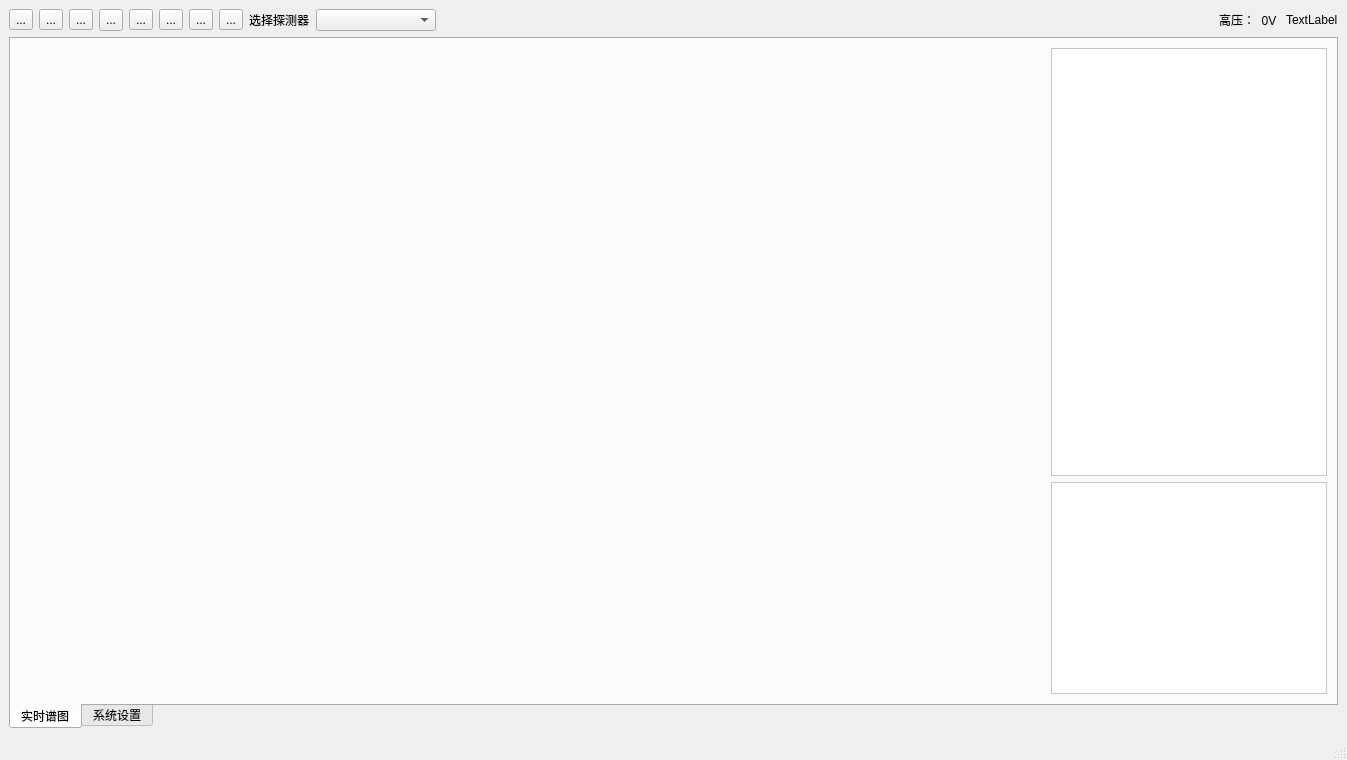
<?xml version="1.0" encoding="UTF-8"?>
<ui version="4.0">
 <class>MainWindow</class>
 <widget class="QMainWindow" name="MainWindow">
  <property name="geometry">
   <rect>
    <x>0</x>
    <y>0</y>
    <width>1347</width>
    <height>760</height>
   </rect>
  </property>
  <property name="windowTitle">
   <string>MainWindow</string>
  </property>
  <widget class="QWidget" name="centralwidget">
   <property name="styleSheet">
    <string notr="true"/>
   </property>
   <layout class="QGridLayout" name="gridLayout">
    <item row="0" column="13">
     <widget class="QLabel" name="label_23">
      <property name="text">
       <string>TextLabel</string>
      </property>
     </widget>
    </item>
    <item row="0" column="9" colspan="2">
     <widget class="QComboBox" name="comboBox">
      <property name="minimumSize">
       <size>
        <width>120</width>
        <height>0</height>
       </size>
      </property>
     </widget>
    </item>
    <item row="0" column="3">
     <widget class="QToolButton" name="toolButton_8">
      <property name="maximumSize">
       <size>
        <width>25</width>
        <height>200</height>
       </size>
      </property>
      <property name="statusTip">
       <string>显示&amp;&amp;隐藏服务器窗口</string>
      </property>
      <property name="text">
       <string>...</string>
      </property>
      <property name="icon">
       <iconset>
        <normaloff>../../../Icon/grayChange.png</normaloff>../../../Icon/grayChange.png</iconset>
      </property>
     </widget>
    </item>
    <item row="0" column="1">
     <widget class="QToolButton" name="toolButton_2">
      <property name="statusTip">
       <string>停止采集数据</string>
      </property>
      <property name="text">
       <string>...</string>
      </property>
      <property name="icon">
       <iconset>
        <normaloff>../../../Icon/Stop.jpg</normaloff>../../../Icon/Stop.jpg</iconset>
      </property>
     </widget>
    </item>
    <item row="0" column="7">
     <widget class="QToolButton" name="toolButton_10">
      <property name="statusTip">
       <string>计算活度</string>
      </property>
      <property name="text">
       <string>...</string>
      </property>
      <property name="icon">
       <iconset>
        <normaloff>../../../Icon/solve.png</normaloff>../../../Icon/solve.png</iconset>
      </property>
     </widget>
    </item>
    <item row="0" column="5">
     <widget class="QToolButton" name="toolButton_7">
      <property name="statusTip">
       <string>打开文件</string>
      </property>
      <property name="text">
       <string>...</string>
      </property>
      <property name="icon">
       <iconset>
        <normaloff>../../../Icon/Open.ico</normaloff>../../../Icon/Open.ico</iconset>
      </property>
     </widget>
    </item>
    <item row="0" column="6">
     <widget class="QToolButton" name="toolButton_9">
      <property name="statusTip">
       <string>保存文件</string>
      </property>
      <property name="text">
       <string>...</string>
      </property>
      <property name="icon">
       <iconset>
        <normaloff>../../../Icon/Save.ico</normaloff>../../../Icon/Save.ico</iconset>
      </property>
     </widget>
    </item>
    <item row="0" column="4">
     <widget class="QToolButton" name="toolButton_5">
      <property name="statusTip">
       <string>清除图像</string>
      </property>
      <property name="text">
       <string>...</string>
      </property>
      <property name="icon">
       <iconset>
        <normaloff>../../../Icon/clear.png</normaloff>../../../Icon/clear.png</iconset>
      </property>
     </widget>
    </item>
    <item row="0" column="2">
     <widget class="QToolButton" name="toolButton_3">
      <property name="statusTip">
       <string>重启客户端连接</string>
      </property>
      <property name="text">
       <string>...</string>
      </property>
      <property name="icon">
       <iconset>
        <normaloff>../../../Icon/server.jpg</normaloff>../../../Icon/server.jpg</iconset>
      </property>
     </widget>
    </item>
    <item row="0" column="12">
     <widget class="QLabel" name="label_8">
      <property name="text">
       <string>高压：  0V </string>
      </property>
     </widget>
    </item>
    <item row="0" column="0">
     <widget class="QToolButton" name="toolButton">
      <property name="statusTip">
       <string>开始采集数据</string>
      </property>
      <property name="text">
       <string>...</string>
      </property>
      <property name="icon">
       <iconset>
        <normaloff>../../../Icon/Start.ico</normaloff>../../../Icon/Start.ico</iconset>
      </property>
     </widget>
    </item>
    <item row="1" column="0" rowspan="2" colspan="14">
     <widget class="QTabWidget" name="tabWidget">
      <property name="tabPosition">
       <enum>QTabWidget::South</enum>
      </property>
      <property name="currentIndex">
       <number>0</number>
      </property>
      <widget class="QWidget" name="tab">
       <attribute name="title">
        <string>实时谱图</string>
       </attribute>
       <layout class="QGridLayout" name="gridLayout_2" columnstretch="5,0">
        <item row="0" column="1">
         <layout class="QVBoxLayout" name="verticalLayout_4" stretch="2,0">
          <item>
           <widget class="QScrollArea" name="scrollArea_2">
            <property name="styleSheet">
             <string notr="true">background-color: rgb(255, 255, 255); 
</string>
            </property>
            <property name="widgetResizable">
             <bool>true</bool>
            </property>
            <widget class="QWidget" name="scrollAreaWidgetContents_5">
             <property name="geometry">
              <rect>
               <x>0</x>
               <y>0</y>
               <width>278</width>
               <height>378</height>
              </rect>
             </property>
             <layout class="QGridLayout" name="gridLayout_15">
              <item row="0" column="0">
               <widget class="QListWidget" name="listWidget_2">
                <property name="styleSheet">
                 <string notr="true">border: 0;</string>
                </property>
                <property name="verticalScrollBarPolicy">
                 <enum>Qt::ScrollBarAsNeeded</enum>
                </property>
                <property name="horizontalScrollBarPolicy">
                 <enum>Qt::ScrollBarAsNeeded</enum>
                </property>
                <property name="autoScrollMargin">
                 <number>16</number>
                </property>
               </widget>
              </item>
             </layout>
            </widget>
           </widget>
          </item>
          <item>
           <widget class="QScrollArea" name="scrollArea">
            <property name="styleSheet">
             <string notr="true">background-color: rgb(255, 255, 255);</string>
            </property>
            <property name="widgetResizable">
             <bool>true</bool>
            </property>
            <widget class="QWidget" name="scrollAreaWidgetContents_4">
             <property name="geometry">
              <rect>
               <x>0</x>
               <y>0</y>
               <width>278</width>
               <height>214</height>
              </rect>
             </property>
             <layout class="QGridLayout" name="gridLayout_14">
              <item row="0" column="0">
               <widget class="QListWidget" name="listWidget">
                <property name="styleSheet">
                 <string notr="true">border: 0;</string>
                </property>
               </widget>
              </item>
             </layout>
            </widget>
           </widget>
          </item>
         </layout>
        </item>
        <item row="0" column="0">
         <layout class="QVBoxLayout" name="verticalLayout_3" stretch="1">
          <item>
           <widget class="background" name="widget" native="true"/>
          </item>
         </layout>
        </item>
       </layout>
      </widget>
      <widget class="QWidget" name="tab_3">
       <attribute name="title">
        <string>系统设置</string>
       </attribute>
       <layout class="QGridLayout" name="gridLayout_3">
        <item row="0" column="0" rowspan="2">
         <widget class="QTabWidget" name="tabWidget_2">
          <property name="currentIndex">
           <number>3</number>
          </property>
          <widget class="QWidget" name="tab_4">
           <attribute name="title">
            <string>管理员</string>
           </attribute>
           <layout class="QGridLayout" name="gridLayout_7">
            <item row="2" column="2">
             <spacer name="horizontalSpacer_8">
              <property name="orientation">
               <enum>Qt::Horizontal</enum>
              </property>
              <property name="sizeHint" stdset="0">
               <size>
                <width>158</width>
                <height>20</height>
               </size>
              </property>
             </spacer>
            </item>
            <item row="3" column="1">
             <spacer name="verticalSpacer_4">
              <property name="orientation">
               <enum>Qt::Vertical</enum>
              </property>
              <property name="sizeHint" stdset="0">
               <size>
                <width>20</width>
                <height>164</height>
               </size>
              </property>
             </spacer>
            </item>
            <item row="1" column="0">
             <spacer name="horizontalSpacer_7">
              <property name="orientation">
               <enum>Qt::Horizontal</enum>
              </property>
              <property name="sizeHint" stdset="0">
               <size>
                <width>158</width>
                <height>20</height>
               </size>
              </property>
             </spacer>
            </item>
            <item row="0" column="1">
             <spacer name="verticalSpacer_3">
              <property name="orientation">
               <enum>Qt::Vertical</enum>
              </property>
              <property name="sizeHint" stdset="0">
               <size>
                <width>20</width>
                <height>164</height>
               </size>
              </property>
             </spacer>
            </item>
            <item row="1" column="1" rowspan="2">
             <widget class="QGroupBox" name="groupBox_2">
              <property name="minimumSize">
               <size>
                <width>400</width>
                <height>400</height>
               </size>
              </property>
              <property name="styleSheet">
               <string notr="true">background-color: rgb(255, 249, 215);
border-color: rgb(0, 0, 0);</string>
              </property>
              <property name="title">
               <string/>
              </property>
              <widget class="QWidget" name="verticalLayoutWidget">
               <property name="geometry">
                <rect>
                 <x>50</x>
                 <y>60</y>
                 <width>301</width>
                 <height>281</height>
                </rect>
               </property>
               <layout class="QVBoxLayout" name="verticalLayout">
                <item>
                 <widget class="QPushButton" name="pushButton">
                  <property name="styleSheet">
                   <string notr="true">border-color: rgb(255, 249, 215);border:none;</string>
                  </property>
                  <property name="text">
                   <string>修改管理员密码</string>
                  </property>
                 </widget>
                </item>
                <item>
                 <widget class="QPushButton" name="pushButton_2">
                  <property name="styleSheet">
                   <string notr="true">border:none;</string>
                  </property>
                  <property name="text">
                   <string>仪器配置</string>
                  </property>
                 </widget>
                </item>
                <item>
                 <widget class="QPushButton" name="pushButton_3">
                  <property name="styleSheet">
                   <string notr="true">border:none;</string>
                  </property>
                  <property name="text">
                   <string>恢复出厂设置</string>
                  </property>
                 </widget>
                </item>
                <item>
                 <widget class="QPushButton" name="pushButton_4">
                  <property name="styleSheet">
                   <string notr="true">border:none;</string>
                  </property>
                  <property name="text">
                   <string>退出</string>
                  </property>
                 </widget>
                </item>
               </layout>
              </widget>
             </widget>
            </item>
           </layout>
          </widget>
          <widget class="QWidget" name="tab_5">
           <attribute name="title">
            <string>用户设置</string>
           </attribute>
           <layout class="QGridLayout" name="gridLayout_6">
            <item row="1" column="2">
             <spacer name="horizontalSpacer_6">
              <property name="orientation">
               <enum>Qt::Horizontal</enum>
              </property>
              <property name="sizeHint" stdset="0">
               <size>
                <width>40</width>
                <height>20</height>
               </size>
              </property>
             </spacer>
            </item>
            <item row="0" column="1">
             <spacer name="verticalSpacer">
              <property name="orientation">
               <enum>Qt::Vertical</enum>
              </property>
              <property name="sizeHint" stdset="0">
               <size>
                <width>20</width>
                <height>40</height>
               </size>
              </property>
             </spacer>
            </item>
            <item row="1" column="1">
             <widget class="QGroupBox" name="groupBox">
              <property name="minimumSize">
               <size>
                <width>400</width>
                <height>400</height>
               </size>
              </property>
              <property name="styleSheet">
               <string notr="true">border-color: rgb(0, 0, 0);
background-color: rgb(255, 247, 229);</string>
              </property>
              <property name="title">
               <string/>
              </property>
              <layout class="QGridLayout" name="gridLayout_10">
               <item row="0" column="0">
                <layout class="QGridLayout" name="gridLayout_4">
                 <item row="0" column="0">
                  <widget class="QLabel" name="label_2">
                   <property name="minimumSize">
                    <size>
                     <width>0</width>
                     <height>20</height>
                    </size>
                   </property>
                   <property name="maximumSize">
                    <size>
                     <width>16777215</width>
                     <height>20</height>
                    </size>
                   </property>
                   <property name="styleSheet">
                    <string notr="true">border-left-color: rgb(255, 85, 127);</string>
                   </property>
                   <property name="text">
                    <string>蓝牙</string>
                   </property>
                   <property name="alignment">
                    <set>Qt::AlignCenter</set>
                   </property>
                  </widget>
                 </item>
                 <item row="1" column="0">
                  <widget class="QLabel" name="label_3">
                   <property name="minimumSize">
                    <size>
                     <width>0</width>
                     <height>20</height>
                    </size>
                   </property>
                   <property name="maximumSize">
                    <size>
                     <width>16777215</width>
                     <height>20</height>
                    </size>
                   </property>
                   <property name="styleSheet">
                    <string notr="true">border-left-color: rgb(255, 85, 127);</string>
                   </property>
                   <property name="text">
                    <string>峰鸣器</string>
                   </property>
                   <property name="alignment">
                    <set>Qt::AlignCenter</set>
                   </property>
                  </widget>
                 </item>
                 <item row="2" column="0">
                  <widget class="QLabel" name="label_4">
                   <property name="minimumSize">
                    <size>
                     <width>0</width>
                     <height>20</height>
                    </size>
                   </property>
                   <property name="maximumSize">
                    <size>
                     <width>16777215</width>
                     <height>20</height>
                    </size>
                   </property>
                   <property name="styleSheet">
                    <string notr="true">border-left-color: rgb(255, 85, 127);</string>
                   </property>
                   <property name="text">
                    <string>GPS</string>
                   </property>
                   <property name="alignment">
                    <set>Qt::AlignCenter</set>
                   </property>
                  </widget>
                 </item>
                 <item row="6" column="1">
                  <widget class="QLabel" name="label_14">
                   <property name="text">
                    <string>2022-9-19</string>
                   </property>
                   <property name="alignment">
                    <set>Qt::AlignCenter</set>
                   </property>
                  </widget>
                 </item>
                 <item row="7" column="0">
                  <widget class="QLabel" name="label_15">
                   <property name="minimumSize">
                    <size>
                     <width>0</width>
                     <height>20</height>
                    </size>
                   </property>
                   <property name="maximumSize">
                    <size>
                     <width>16777215</width>
                     <height>20</height>
                    </size>
                   </property>
                   <property name="styleSheet">
                    <string notr="true">border-left-color: rgb(255, 85, 127);</string>
                   </property>
                   <property name="text">
                    <string>时间</string>
                   </property>
                   <property name="alignment">
                    <set>Qt::AlignCenter</set>
                   </property>
                  </widget>
                 </item>
                 <item row="3" column="0">
                  <widget class="QLabel" name="label_5">
                   <property name="minimumSize">
                    <size>
                     <width>0</width>
                     <height>20</height>
                    </size>
                   </property>
                   <property name="maximumSize">
                    <size>
                     <width>16777215</width>
                     <height>20</height>
                    </size>
                   </property>
                   <property name="styleSheet">
                    <string notr="true">border-left-color: rgb(255, 85, 127);</string>
                   </property>
                   <property name="text">
                    <string>亮度</string>
                   </property>
                   <property name="alignment">
                    <set>Qt::AlignCenter</set>
                   </property>
                  </widget>
                 </item>
                 <item row="9" column="0">
                  <widget class="QLabel" name="label_18">
                   <property name="maximumSize">
                    <size>
                     <width>16777215</width>
                     <height>20</height>
                    </size>
                   </property>
                   <property name="styleSheet">
                    <string notr="true">border-left-color: rgb(255, 85, 127);</string>
                   </property>
                   <property name="text">
                    <string>退出</string>
                   </property>
                   <property name="alignment">
                    <set>Qt::AlignCenter</set>
                   </property>
                  </widget>
                 </item>
                 <item row="5" column="1">
                  <widget class="QLabel" name="label_12">
                   <property name="minimumSize">
                    <size>
                     <width>0</width>
                     <height>20</height>
                    </size>
                   </property>
                   <property name="maximumSize">
                    <size>
                     <width>16777215</width>
                     <height>20</height>
                    </size>
                   </property>
                   <property name="text">
                    <string>中文</string>
                   </property>
                   <property name="alignment">
                    <set>Qt::AlignCenter</set>
                   </property>
                  </widget>
                 </item>
                 <item row="7" column="1">
                  <widget class="QLabel" name="label_16">
                   <property name="minimumSize">
                    <size>
                     <width>0</width>
                     <height>20</height>
                    </size>
                   </property>
                   <property name="maximumSize">
                    <size>
                     <width>16777215</width>
                     <height>20</height>
                    </size>
                   </property>
                   <property name="text">
                    <string>17:01</string>
                   </property>
                   <property name="alignment">
                    <set>Qt::AlignCenter</set>
                   </property>
                  </widget>
                 </item>
                 <item row="8" column="0">
                  <widget class="QLabel" name="label_17">
                   <property name="maximumSize">
                    <size>
                     <width>16777215</width>
                     <height>20</height>
                    </size>
                   </property>
                   <property name="styleSheet">
                    <string notr="true">border-left-color: rgb(255, 85, 127);</string>
                   </property>
                   <property name="text">
                    <string/>
                   </property>
                  </widget>
                 </item>
                 <item row="4" column="0">
                  <widget class="QLabel" name="label">
                   <property name="minimumSize">
                    <size>
                     <width>0</width>
                     <height>20</height>
                    </size>
                   </property>
                   <property name="maximumSize">
                    <size>
                     <width>16777215</width>
                     <height>20</height>
                    </size>
                   </property>
                   <property name="styleSheet">
                    <string notr="true">border-left-color: rgb(255, 85, 127);</string>
                   </property>
                   <property name="text">
                    <string>背光</string>
                   </property>
                   <property name="alignment">
                    <set>Qt::AlignCenter</set>
                   </property>
                  </widget>
                 </item>
                 <item row="5" column="0">
                  <widget class="QLabel" name="label_6">
                   <property name="minimumSize">
                    <size>
                     <width>0</width>
                     <height>20</height>
                    </size>
                   </property>
                   <property name="maximumSize">
                    <size>
                     <width>16777215</width>
                     <height>20</height>
                    </size>
                   </property>
                   <property name="styleSheet">
                    <string notr="true">border-left-color: rgb(255, 85, 127);</string>
                   </property>
                   <property name="text">
                    <string>语言</string>
                   </property>
                   <property name="alignment">
                    <set>Qt::AlignCenter</set>
                   </property>
                  </widget>
                 </item>
                 <item row="6" column="0">
                  <widget class="QLabel" name="label_13">
                   <property name="minimumSize">
                    <size>
                     <width>0</width>
                     <height>20</height>
                    </size>
                   </property>
                   <property name="maximumSize">
                    <size>
                     <width>16777215</width>
                     <height>20</height>
                    </size>
                   </property>
                   <property name="styleSheet">
                    <string notr="true">border-left-color: rgb(255, 85, 127);</string>
                   </property>
                   <property name="text">
                    <string>日期</string>
                   </property>
                   <property name="alignment">
                    <set>Qt::AlignCenter</set>
                   </property>
                  </widget>
                 </item>
                 <item row="3" column="1">
                  <widget class="QSlider" name="horizontalSlider">
                   <property name="maximumSize">
                    <size>
                     <width>167</width>
                     <height>16777215</height>
                    </size>
                   </property>
                   <property name="value">
                    <number>80</number>
                   </property>
                   <property name="orientation">
                    <enum>Qt::Horizontal</enum>
                   </property>
                  </widget>
                 </item>
                 <item row="0" column="1">
                  <widget class="QPushButton" name="pushButton_5">
                   <property name="minimumSize">
                    <size>
                     <width>0</width>
                     <height>20</height>
                    </size>
                   </property>
                   <property name="maximumSize">
                    <size>
                     <width>16777215</width>
                     <height>20</height>
                    </size>
                   </property>
                   <property name="styleSheet">
                    <string notr="true">border:none;</string>
                   </property>
                   <property name="text">
                    <string>关闭</string>
                   </property>
                  </widget>
                 </item>
                 <item row="1" column="1">
                  <widget class="QPushButton" name="pushButton_6">
                   <property name="minimumSize">
                    <size>
                     <width>0</width>
                     <height>20</height>
                    </size>
                   </property>
                   <property name="maximumSize">
                    <size>
                     <width>16777215</width>
                     <height>20</height>
                    </size>
                   </property>
                   <property name="styleSheet">
                    <string notr="true">border:none;</string>
                   </property>
                   <property name="text">
                    <string>关闭</string>
                   </property>
                  </widget>
                 </item>
                 <item row="2" column="1">
                  <widget class="QPushButton" name="pushButton_7">
                   <property name="minimumSize">
                    <size>
                     <width>0</width>
                     <height>20</height>
                    </size>
                   </property>
                   <property name="maximumSize">
                    <size>
                     <width>16777215</width>
                     <height>20</height>
                    </size>
                   </property>
                   <property name="styleSheet">
                    <string notr="true">border:none;</string>
                   </property>
                   <property name="text">
                    <string>关闭</string>
                   </property>
                  </widget>
                 </item>
                 <item row="4" column="1">
                  <widget class="QPushButton" name="pushButton_8">
                   <property name="minimumSize">
                    <size>
                     <width>0</width>
                     <height>20</height>
                    </size>
                   </property>
                   <property name="styleSheet">
                    <string notr="true">border:none;</string>
                   </property>
                   <property name="text">
                    <string>始终开</string>
                   </property>
                  </widget>
                 </item>
                </layout>
               </item>
              </layout>
             </widget>
            </item>
            <item row="1" column="0">
             <spacer name="horizontalSpacer_5">
              <property name="orientation">
               <enum>Qt::Horizontal</enum>
              </property>
              <property name="sizeHint" stdset="0">
               <size>
                <width>40</width>
                <height>20</height>
               </size>
              </property>
             </spacer>
            </item>
            <item row="2" column="1">
             <spacer name="verticalSpacer_2">
              <property name="orientation">
               <enum>Qt::Vertical</enum>
              </property>
              <property name="sizeHint" stdset="0">
               <size>
                <width>20</width>
                <height>40</height>
               </size>
              </property>
             </spacer>
            </item>
           </layout>
          </widget>
          <widget class="QWidget" name="tab_6">
           <attribute name="title">
            <string>数据库</string>
           </attribute>
           <layout class="QGridLayout" name="gridLayout_8">
            <item row="0" column="2" colspan="2">
             <widget class="QGroupBox" name="groupBox_3">
              <property name="title">
               <string>核素库</string>
              </property>
              <layout class="QGridLayout" name="gridLayout_9">
               <item row="8" column="0">
                <widget class="QCheckBox" name="checkBox_9">
                 <property name="text">
                  <string>Bi-207</string>
                 </property>
                </widget>
               </item>
               <item row="2" column="2">
                <widget class="QCheckBox" name="checkBox_17">
                 <property name="text">
                  <string>Pd-103</string>
                 </property>
                </widget>
               </item>
               <item row="0" column="2">
                <widget class="QCheckBox" name="checkBox_15">
                 <property name="text">
                  <string>Ga-67</string>
                 </property>
                </widget>
               </item>
               <item row="3" column="1">
                <widget class="QCheckBox" name="checkBox_14">
                 <property name="text">
                  <string>Pu-239</string>
                 </property>
                </widget>
               </item>
               <item row="3" column="2">
                <widget class="QCheckBox" name="checkBox_18">
                 <property name="text">
                  <string>In-111</string>
                 </property>
                </widget>
               </item>
               <item row="8" column="2">
                <widget class="QCheckBox" name="checkBox_23">
                 <property name="text">
                  <string>Cr-51</string>
                 </property>
                </widget>
               </item>
               <item row="6" column="2">
                <widget class="QCheckBox" name="checkBox_21">
                 <property name="text">
                  <string>I-131</string>
                 </property>
                </widget>
               </item>
               <item row="7" column="0">
                <widget class="QCheckBox" name="checkBox_8">
                 <property name="text">
                  <string>Ir-192</string>
                 </property>
                </widget>
               </item>
               <item row="7" column="2">
                <widget class="QCheckBox" name="checkBox_22">
                 <property name="text">
                  <string>Xe-133</string>
                 </property>
                </widget>
               </item>
               <item row="2" column="3">
                <widget class="QCheckBox" name="checkBox_27">
                 <property name="text">
                  <string>Th-232</string>
                 </property>
                </widget>
               </item>
               <item row="5" column="2">
                <widget class="QCheckBox" name="checkBox_20">
                 <property name="text">
                  <string>I-125</string>
                 </property>
                </widget>
               </item>
               <item row="3" column="3">
                <widget class="QCheckBox" name="checkBox_28">
                 <property name="text">
                  <string>U-238</string>
                 </property>
                </widget>
               </item>
               <item row="1" column="3">
                <widget class="QCheckBox" name="checkBox_26">
                 <property name="text">
                  <string>Ra-226</string>
                 </property>
                </widget>
               </item>
               <item row="0" column="3">
                <widget class="QCheckBox" name="checkBox_25">
                 <property name="text">
                  <string>K-40</string>
                 </property>
                </widget>
               </item>
               <item row="1" column="1">
                <widget class="QCheckBox" name="checkBox_12">
                 <property name="text">
                  <string>U-235</string>
                 </property>
                </widget>
               </item>
               <item row="0" column="1">
                <widget class="QCheckBox" name="checkBox_11">
                 <property name="text">
                  <string>U-233</string>
                 </property>
                </widget>
               </item>
               <item row="0" column="0">
                <widget class="QCheckBox" name="checkBox_1">
                 <property name="text">
                  <string>Cs-137</string>
                 </property>
                </widget>
               </item>
               <item row="2" column="1">
                <widget class="QCheckBox" name="checkBox_13">
                 <property name="text">
                  <string>Np-237</string>
                 </property>
                </widget>
               </item>
               <item row="1" column="2">
                <widget class="QCheckBox" name="checkBox_16">
                 <property name="text">
                  <string>Tc-99m</string>
                 </property>
                </widget>
               </item>
               <item row="9" column="2">
                <widget class="QCheckBox" name="checkBox_24">
                 <property name="text">
                  <string>Ti-201</string>
                 </property>
                </widget>
               </item>
               <item row="1" column="0">
                <widget class="QCheckBox" name="checkBox_2">
                 <property name="text">
                  <string>Am-241</string>
                 </property>
                </widget>
               </item>
               <item row="4" column="2">
                <widget class="QCheckBox" name="checkBox_19">
                 <property name="text">
                  <string>I-123</string>
                 </property>
                </widget>
               </item>
               <item row="4" column="0">
                <widget class="QCheckBox" name="checkBox_5">
                 <property name="text">
                  <string>Na-22</string>
                 </property>
                </widget>
               </item>
               <item row="6" column="0">
                <widget class="QCheckBox" name="checkBox_7">
                 <property name="text">
                  <string>Ba-133</string>
                 </property>
                </widget>
               </item>
               <item row="3" column="0">
                <widget class="QCheckBox" name="checkBox_4">
                 <property name="text">
                  <string>Co-57</string>
                 </property>
                </widget>
               </item>
               <item row="2" column="0">
                <widget class="QCheckBox" name="checkBox_3">
                 <property name="text">
                  <string>Co-60</string>
                 </property>
                </widget>
               </item>
               <item row="5" column="0">
                <widget class="QCheckBox" name="checkBox_6">
                 <property name="text">
                  <string>Eu-152</string>
                 </property>
                </widget>
               </item>
               <item row="9" column="0">
                <widget class="QCheckBox" name="checkBox_10">
                 <property name="text">
                  <string>Se-75</string>
                 </property>
                </widget>
               </item>
              </layout>
             </widget>
            </item>
            <item row="0" column="0" colspan="2">
             <widget class="QTableWidget" name="tableWidget">
              <column>
               <property name="text">
                <string>名称</string>
               </property>
              </column>
              <column>
               <property name="text">
                <string>半衰期(year)</string>
               </property>
              </column>
              <column>
               <property name="text">
                <string>能量(Kev)</string>
               </property>
              </column>
              <column>
               <property name="text">
                <string>几率(%)</string>
               </property>
              </column>
              <column>
               <property name="text">
                <string>属性</string>
               </property>
              </column>
             </widget>
            </item>
           </layout>
          </widget>
          <widget class="QWidget" name="tab_7">
           <attribute name="title">
            <string>帮助</string>
           </attribute>
           <layout class="QGridLayout" name="gridLayout_5">
            <item row="0" column="0" rowspan="2" colspan="2">
             <widget class="QTextEdit" name="textEdit_2">
              <property name="placeholderText">
               <string/>
              </property>
             </widget>
            </item>
           </layout>
          </widget>
         </widget>
        </item>
       </layout>
      </widget>
     </widget>
    </item>
    <item row="0" column="8">
     <widget class="QLabel" name="label_7">
      <property name="text">
       <string>选择探测器</string>
      </property>
     </widget>
    </item>
    <item row="0" column="11">
     <spacer name="horizontalSpacer">
      <property name="orientation">
       <enum>Qt::Horizontal</enum>
      </property>
      <property name="sizeHint" stdset="0">
       <size>
        <width>40</width>
        <height>20</height>
       </size>
      </property>
     </spacer>
    </item>
   </layout>
  </widget>
  <widget class="QStatusBar" name="statusbar"/>
  <widget class="QMenuBar" name="menuBar">
   <property name="geometry">
    <rect>
     <x>0</x>
     <y>0</y>
     <width>1347</width>
     <height>26</height>
    </rect>
   </property>
  </widget>
  <action name="actionfub">
   <property name="text">
    <string>fub</string>
   </property>
  </action>
 </widget>
 <customwidgets>
  <customwidget>
   <class>background</class>
   <extends>QWidget</extends>
   <header>matplotlib_plot.h</header>
   <container>1</container>
  </customwidget>
 </customwidgets>
 <resources/>
 <connections/>
</ui>
